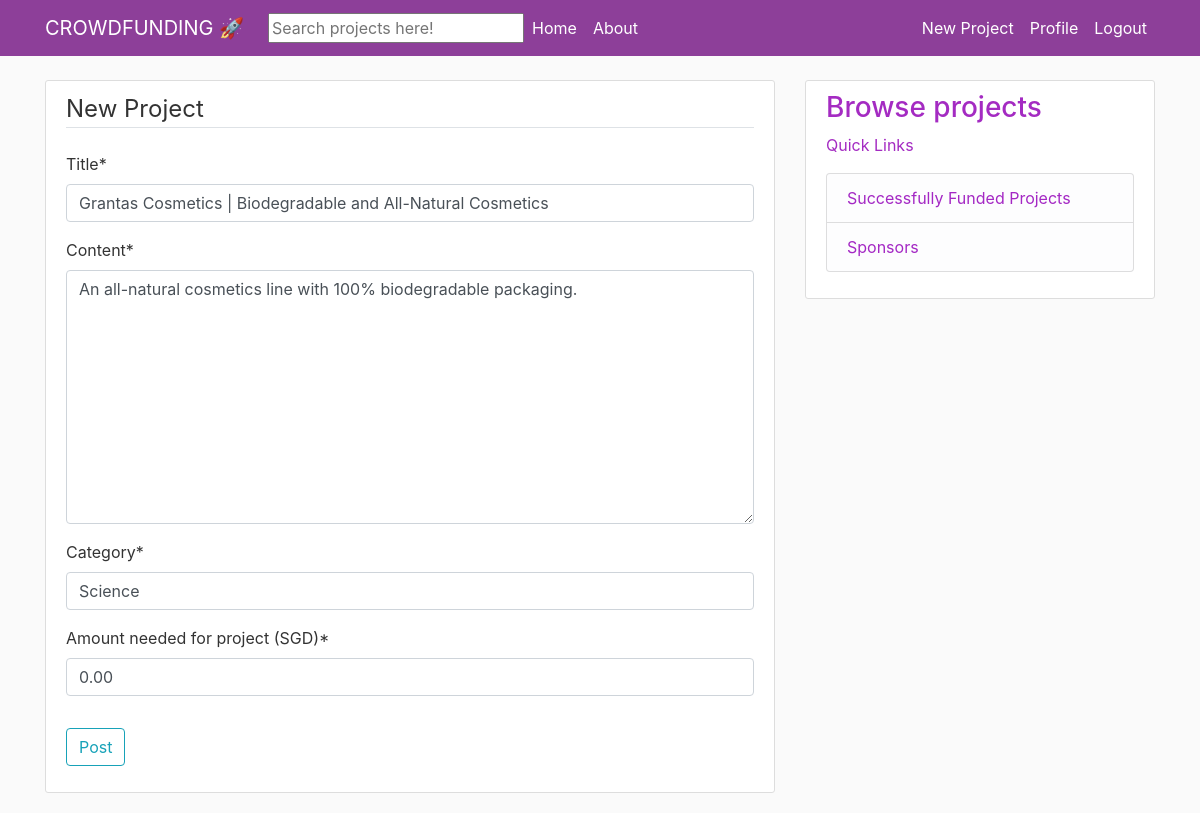
Page /post/1/update (signed in) on the committed database.
### blog/models.py (models this page shows, shortened)
class Post(models.Model):
    title = models.CharField(max_length = 100)
    content = models.TextField()
    date_posted = models.DateTimeField(default = timezone.now)
    author = models.ForeignKey(User, on_delete=models.CASCADE)
    category = models.CharField(max_length = 100)
    amt_sought = models.DecimalField(max_digits=8, decimal_places=2,verbose_name='Amount needed for project (SGD)', default = 0)
    amt_raised = models.DecimalField(max_digits=8, decimal_places=2,verbose_name='Amount raised so far (SGD)', default=0)
    post_status = models.CharField(max_length = 70, default = 'Funding needed')

### blog/views.py (the view, shortened to what this page needs)
# urls.py: path('post/<int:pk>/update', PostUpdateView.as_view(), name='post-update'),
class PostUpdateView(LoginRequiredMixin, UserPassesTestMixin, UpdateView):
    model = Post
    fields = ['title', 'content', 'category', 'amt_sought']
    def test_func(self):
        post = self.get_object()
        if self.request.user == post.author:
            return True
        return False

### blog/templates/blog/post_form.html (shortened to what this page needs)
{% extends "blog/base.html" %} {% load crispy_forms_tags %} {% block content %}
<div class="content-section">
    <form method="POST">
        <fieldset class="form-group">
            <legend class="border-bottom mb-4"> New Project</legend>
            {{ form|crispy }}
        </fieldset>
        <div class="form-group">
            <button class="btn btn-outline-info" type="submit">
                Post
            </button>
        </div>
    </form>
</div>
{% endblock content %}

### blog/static/blog/main.css (style rules this page uses)
body { background: #fafafa; color: #333333; margin-top: 5rem; }
.content-section { background: #ffffff; padding: 10px 20px; border: 1px solid #dddddd; border-radius: 3px; margin-bottom: 20px; }

### rows in the picture
Post: title "Grantas Cosmetics | Biodegradable and All-Natural Cosmetics", content "An all-natural cosmetics line with 100% biodegradable packaging.", category "Science", amt_sought "0.00"
